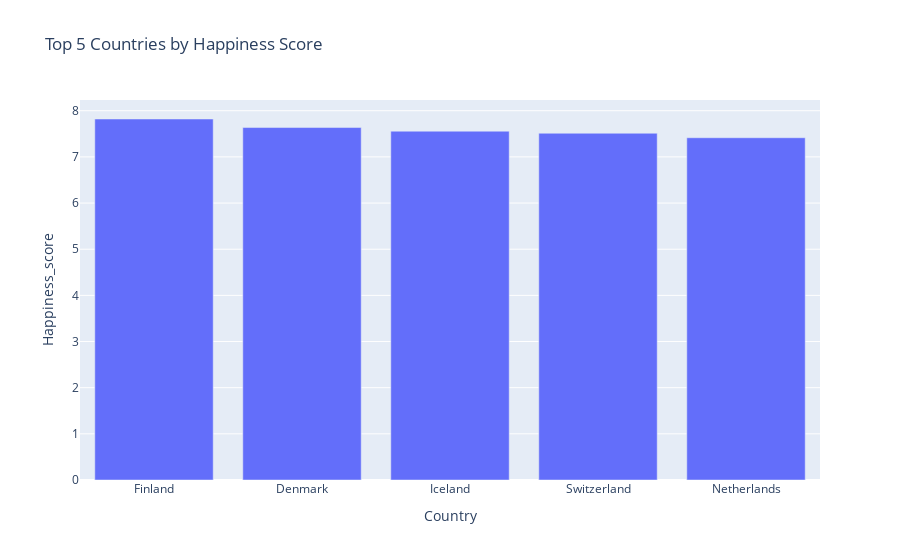

Notebook source saved alongside this figure:
### Markdown cell above
### **Bar chart for Top 5 Countries by Happiness Score** 😊🗺️

### Code cell
top_5_countries = happy.head(5)
fig = px.bar(top_5_countries, x='Country', y='Happiness_score', title='Top 5 Countries by Happiness Score')
fig.show()

### Figure 1 — Plotly figure (JSON) as saved in the notebook; plotly's stock layout.template omitted (floating-point values rounded to 4 significant figures)
{"data": [{"alignmentgroup": "True", "hovertemplate": "Country=%{x}<br>Happiness_score=%{y}<extra></extra>", "legendgroup": "", "marker": {"color": "#636efa", "pattern": {"shape": ""}}, "name": "", "offsetgroup": "", "orientation": "v", "showlegend": false, "textposition": "auto", "type": "bar", "x": ["Finland", "Denmark", "Iceland", "Switzerland", "Netherlands"], "xaxis": "x", "y": [7.821, 7.636, 7.557, 7.512, 7.415], "yaxis": "y"}], "layout": {"barmode": "relative", "legend": {"tracegroupgap": 0}, "title": {"text": "Top 5 Countries by Happiness Score"}, "xaxis": {"anchor": "y", "domain": [0, 1], "title": {"text": "Country"}}, "yaxis": {"anchor": "x", "domain": [0, 1], "title": {"text": "Happiness_score"}}}}
